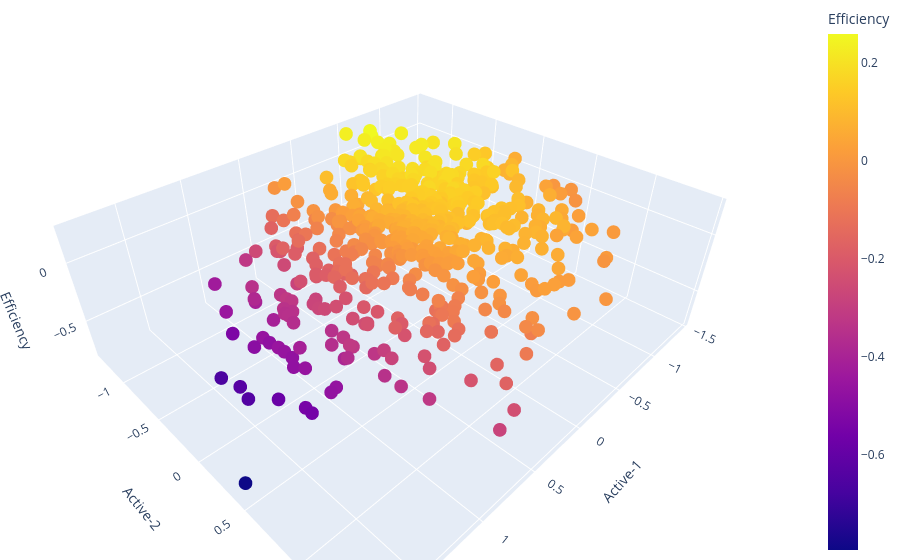

The cell this chart's notebook holds for it:
### Code cell
fig = px.scatter_3d(df2, x='Active-1', y='Active-2', z='Efficiency',
                    color='Efficiency')
fig.update_layout(margin=dict(l=0, r=0, t=0, b=0))
fig.show()

### Figure 1 — Plotly figure (JSON) as saved in the notebook; plotly's stock layout.template omitted (floating-point values rounded to 4 significant figures; data arrays with more than 128 entries replaced by an {"elided": "..."} marker saying what was removed)
{"data": [{"hovertemplate": "Active-1=%{x}<br>Active-2=%{y}<br>Efficiency=%{marker.color}<extra></extra>", "legendgroup": "", "marker": {"color": {"elided": "548 float values"}, "coloraxis": "coloraxis", "symbol": "circle"}, "mode": "markers", "name": "", "scene": "scene", "showlegend": false, "type": "scatter3d", "x": {"elided": "548 float values"}, "y": {"elided": "548 float values"}, "z": {"elided": "548 float values"}}], "layout": {"coloraxis": {"colorbar": {"title": {"text": "Efficiency"}}, "colorscale": [[0, "#0d0887"], [0.1111, "#46039f"], [0.2222, "#7201a8"], [0.3333, "#9c179e"], [0.4444, "#bd3786"], [0.5556, "#d8576b"], [0.6667, "#ed7953"], [0.7778, "#fb9f3a"], [0.8889, "#fdca26"], [1, "#f0f921"]]}, "legend": {"tracegroupgap": 0}, "margin": {"b": 0, "l": 0, "r": 0, "t": 0}, "scene": {"domain": {"x": [0, 1], "y": [0, 1]}, "xaxis": {"title": {"text": "Active-1"}}, "yaxis": {"title": {"text": "Active-2"}}, "zaxis": {"title": {"text": "Efficiency"}}}}}
